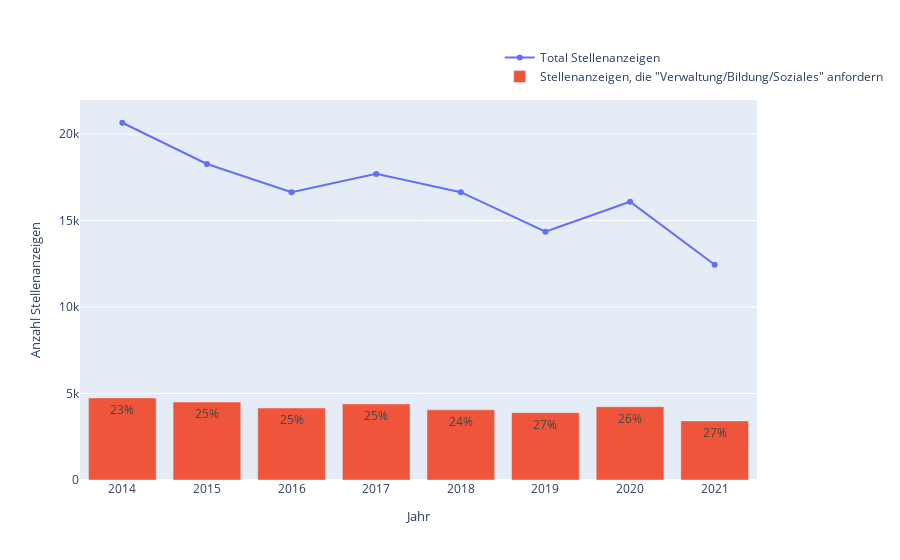

The notebook cell saved with this chart:
### Code cell
#Einlesen der Inserate
data = pd.read_csv("Inserate_clean_Gesamtdatenanalyse.csv", sep=";")
# Abbildung 13 (in Bachelorarbeit)
# Historische Veränderungen der IT-Kenntnisse
# Geht nur mit Text-Daten
# Visualisierung prüft die Texte, da geschaut wird, ob eine Anforderung im Bereich IT-Kenntnisse vorhanden ist. 
new_words = ''
count = 0
for w in anforderungen.query('hauptkategorie == "'+Hauptkategorie+'"')['word']:
    new_words = ' '+w+' ' + new_words
    count += 1
    if len(anforderungen.query('hauptkategorie == "'+Hauptkategorie+'"')) > count:
        new_words = '|' + new_words
year = data['year'].min()
years = []
total = []
technisch = []
prozent = []
while year <= data['year'].max():
    new_data = data.loc[data['year'] == year]
    years.append(year)
    total.append(len(new_data))
    technisch.append(len(new_data[new_data['Text_Anforderungen'].str.contains(new_words, regex=True, flags=re.IGNORECASE, na=False)]))
    prozent.append(str(round(len(new_data[new_data['Text_Anforderungen'].str.contains(new_words, regex=True, flags=re.IGNORECASE, na=False)]) / len(new_data)*100))+'%')
    year +=1
fig = go.Figure()
fig.add_trace(
    go.Scatter(
        x=years,
        y=total,
        name = 'Total Stellenanzeigen'
    ))
fig.add_trace(
    go.Bar(
        x=years,
        y=technisch,
        name = 'Stellenanzeigen, die "'+Hauptkategorie+'" anfordern',
        text= prozent,
        textposition='inside'
    ))
fig.update_layout(
    yaxis=dict(
        title='Anzahl Stellenanzeigen',
        titlefont_size=13),
    xaxis=dict(
        title='Jahr',
        titlefont_size=13),
    legend=dict(
        y=1.15,
        x=0.62))
#fig.write_image("IT-Kenntnisse.svg",width=1000, height=580)
fig.show()

### Figure 1 — Plotly figure (JSON) as saved in the notebook; plotly's stock layout.template omitted (floating-point values rounded to 4 significant figures)
{"data": [{"name": "Total Stellenanzeigen", "type": "scatter", "x": [2014, 2015, 2016, 2017, 2018, 2019, 2020, 2021], "y": [20652, 18268, 16630, 17696, 16638, 14350, 16087, 12444]}, {"name": "Stellenanzeigen, die \"Verwaltung/Bildung/Soziales\" anfordern", "text": ["23%", "25%", "25%", "25%", "24%", "27%", "26%", "27%"], "textposition": "inside", "type": "bar", "x": [2014, 2015, 2016, 2017, 2018, 2019, 2020, 2021], "y": [4745, 4507, 4163, 4397, 4059, 3893, 4240, 3416]}], "layout": {"legend": {"x": 0.62, "y": 1.15}, "xaxis": {"title": {"font": {"size": 13}, "text": "Jahr"}}, "yaxis": {"title": {"font": {"size": 13}, "text": "Anzahl Stellenanzeigen"}}}}
